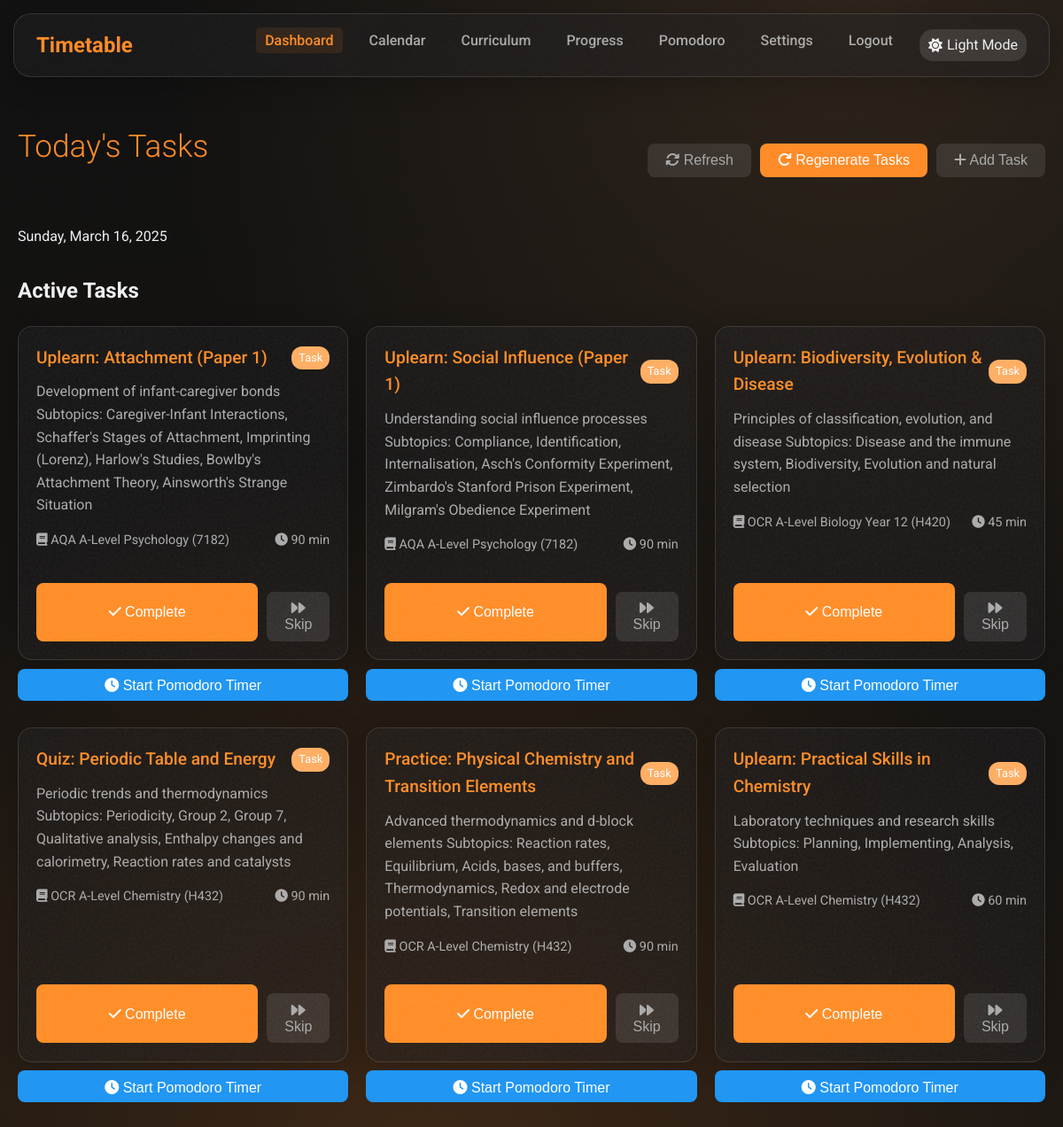
The page / (signed in) on the database its author committed.
### app/models/user.py (models this page shows, shortened)
class User(db.Model, UserMixin):
    __tablename__ = 'users'
    id = db.Column(db.Integer, primary_key=True)
    username = db.Column(db.String(50), unique=True, nullable=False)
    password_hash = db.Column(db.String(128), nullable=False)
    email = db.Column(db.String(100), unique=False, nullable=True)
    created_at = db.Column(db.DateTime, default=datetime.utcnow)
    last_login = db.Column(db.DateTime, nullable=True)
    study_hours_per_day = db.Column(db.Float, default=2.0)
    weekend_study_hours = db.Column(db.Float, default=3.0)
    dark_mode = db.Column(db.Boolean, default=False)
    task_type_preferences = db.relationship('TaskTypePreference', backref='user', lazy=True, cascade='all, delete-orphan')
    tasks = db.relationship('Task', back_populates='assigned_user', lazy=True, cascade='all, delete-orphan')
    subtopic_confidences = db.relationship('SubtopicConfidence', back_populates='user', lazy=True, cascade='all, delete-orphan')
    topic_confidences = db.relationship('TopicConfidence', back_populates='user', lazy=True, cascade='all, delete-orphan')

### app/models/task.py (models this page shows, shortened)
class Task(db.Model):
    __tablename__ = 'tasks'
    id = db.Column(db.Integer, primary_key=True)
    user_id = db.Column(db.Integer, db.ForeignKey('users.id'), nullable=False)
    subject_id = db.Column(db.Integer, db.ForeignKey('subjects.id'), nullable=False)
    topic_id = db.Column(db.Integer, db.ForeignKey('topics.id'), nullable=True)
    task_type_id = db.Column(db.Integer, db.ForeignKey('task_types.id'), nullable=False)
    title = db.Column(db.String(255), nullable=False)
    description = db.Column(db.Text, nullable=True)
    total_duration = db.Column(db.Integer, default=30)  # Duration in minutes
    created_at = db.Column(db.DateTime, default=datetime.utcnow)
    due_date = db.Column(db.Date, nullable=True)
    completed_at = db.Column(db.DateTime, nullable=True)
    skipped_at = db.Column(db.DateTime, nullable=True)
    subject = db.relationship('Subject', back_populates='tasks')
    topic = db.relationship('Topic', backref=db.backref('tasks', lazy=True))
    subtopics = db.relationship('TaskSubtopic', backref='task', lazy=True, cascade='all, delete-orphan')
    assigned_user = db.relationship('User', back_populates='tasks')

### app/models/curriculum.py (models this page shows, shortened)
class Subject(db.Model):
    __tablename__ = 'subjects'
    id = db.Column(db.Integer, primary_key=True)
    title = db.Column(db.String(255), nullable=False)
    description = db.Column(db.Text, nullable=True)
    value = db.Column(db.Integer, default=1)  # Used in the curriculum hierarchy
    is_user_created = db.Column(db.Boolean, default=False)
    created_by_user_id = db.Column(db.Integer, db.ForeignKey('users.id'), nullable=True)
    topics = db.relationship('Topic', back_populates='subject', lazy=True, cascade='all, delete-orphan')
    tasks = db.relationship('Task', back_populates='subject', lazy=True)

### app/routes/main.py (the view, shortened to what this page needs)
@main_bp.route('/')
@login_required
def index():
    today = datetime.utcnow().date()
    active_tasks = Task.query.filter(
        Task.user_id == current_user.id,
        Task.due_date == today,
        Task.completed_at.is_(None),
        Task.skipped_at.is_(None)
    ).all()
    completed_tasks = Task.query.filter(
        Task.user_id == current_user.id,
        Task.due_date == today,
        Task.completed_at.isnot(None)
    ).all()
    return render_template('main/index.html',
                           active_tasks=active_tasks,
                           completed_tasks=completed_tasks,
                           current_date=today)

### app/models/user.py (called while the page is built)
@login_manager.user_loader
def load_user(user_id):
    return User.query.get(int(user_id))

### app/templates/main/index.html (shortened to what this page needs)
{% extends "base.html" %}
{% block content %}
<div class="d-flex justify-between items-center mb-3">
    <h1 class="page-title">Today's Tasks</h1>
    <div class="d-flex gap-1">
        <button class="btn btn-secondary" data-href="{{ url_for('main.index') }}">
            <i class="fas fa-sync-alt"></i> Refresh
        </button>
        <button class="btn btn-primary" id="refresh-tasks-btn">
            <i class="fas fa-redo"></i> Regenerate Tasks
        </button>
        <button class="btn btn-secondary" id="add-bonus-task-btn">
            <i class="fas fa-plus"></i> Add Task
        </button>
    </div>
</div>
<div class="mb-3">
    <p class="text-secondary">{{ current_date.strftime('%A, %B %d, %Y') }}</p>
</div>
{% if not active_tasks and not completed_tasks %}
    <div class="glass-card text-center">
        <p class="mb-2">No tasks available for today.</p>
        <button class="btn btn-primary" id="generate-tasks-btn">Generate Tasks</button>
    </div>
{% else %}
    {% if active_tasks %}
        <h2 class="mb-2">Active Tasks</h2>
        <div class="grid">
            {% for task in active_tasks %}
                <div class="task-container">
                    <div class="glass-card task-card" id="task-{{ task.id }}">
                        <div class="task-header">
                            <h3 class="task-title">{{ task.title }}</h3>
                            <span class="task-badge">
                                {% if task.task_type is string %}
                                    {{ task.task_type }}
                                {% elif task.task_type is mapping and task.task_type.name %}
                                    {{ task.task_type.name }}
                                {% else %}
                                    Task
                                {% endif %}
                            </span>
                        </div>
                        <div class="task-content">
                            <p class="task-description">{{ task.description | safe }}</p>
                            <div class="task-meta">
                                <span>
                                    <i class="fas fa-book"></i> {{ task.subject.title }}
                                </span>
                                <span>
                                    <i class="fas fa-clock"></i> {{ task.total_duration }} min
                                </span>
                            </div>
                        </div>
                        <div class="task-actions">
                            <button class="btn btn-primary w-full" onclick="completeTask('{{ task.id }}')">
                                <i class="fas fa-check"></i> Complete
                            </button>
                            <div class="d-flex gap-1 mt-1">
                                <button class="btn btn-secondary flex-1" onclick="skipTask('{{ task.id }}')">
                                    <i class="fas fa-forward"></i> Skip
                                </button>
                            </div>
                        </div>
                    </div>
                    <button class="btn btn-info pomodoro-button w-full mt-1" onclick="startPomodoroWithTask('{{ task.id }}', '{{ task.title }}')">
                        <i class="fas fa-clock"></i> Start Pomodoro Timer
                    </button>
                </div>
            {% endfor %}
        </div>
    {% endif %}
{% endif %}
{% endblock %}

### app/templates/base.html (shortened to what this page needs)
<!DOCTYPE html>
<html lang="en" data-theme="{{ 'dark' if current_user.is_authenticated and current_user.dark_mode else 'light' }}">
<head>
    <link rel="stylesheet" href="{{ url_for('static', filename='css/style.css') }}">
    <link rel="stylesheet" href="{{ url_for('static', filename='css/animations.css') }}">
    <link rel="stylesheet" href="https://cdnjs.cloudflare.com/ajax/libs/font-awesome/6.4.0/css/all.min.css">
</head>
<body>
<header>
        <nav class="navbar glass-noise">
            <a href="{{ url_for('main.index') }}" class="navbar-brand">Timetable</a>
            <ul class="navbar-nav" id="navbar-nav">
                {% if current_user.is_authenticated %}
                <li><a href="{{ url_for('main.index') }}" class="nav-link {{ 'active' if request.endpoint == 'main.index' }}">Dashboard</a></li>
                <li><a href="{{ url_for('main.calendar') }}" class="nav-link {{ 'active' if request.endpoint == 'main.calendar' }}">Calendar</a></li>
                <li><a href="{{ url_for('main.curriculum') }}" class="nav-link {{ 'active' if request.endpoint == 'main.curriculum' }}">Curriculum</a></li>
                <li><a href="{{ url_for('main.progress') }}" class="nav-link {{ 'active' if request.endpoint == 'main.progress' }}">Progress</a></li>
                <li><a href="{{ url_for('main.pomodoro') }}" class="nav-link {{ 'active' if request.endpoint == 'main.pomodoro' }}">Pomodoro</a></li>
                <li><a href="{{ url_for('main.settings') }}" class="nav-link {{ 'active' if request.endpoint == 'main.settings' }}">Settings</a></li>
                <li><a href="{{ url_for('auth.logout') }}" class="nav-link">Logout</a></li>
                <li>
                    <div class="dark-mode-toggle glass-noise" id="dark-mode-toggle">
                        <i class="fas {{ 'fa-sun' if current_user.dark_mode else 'fa-moon' }}"></i>
                        <span>{{ 'Light Mode' if current_user.dark_mode else 'Dark Mode' }}</span>
                    </div>
                </li>
                {% else %}
                <li><a href="{{ url_for('auth.login') }}" class="nav-link {{ 'active' if request.endpoint == 'auth.login' }}">Login</a></li>
                <li><a href="{{ url_for('auth.register') }}" class="nav-link {{ 'active' if request.endpoint == 'auth.register' }}">Register</a></li>
                {% endif %}
            </ul>
        </nav>
    </header>
    <main class="container">
        {% block content %}{% endblock %}
    </main>
</body>
</html>

### app/static/css/animations.css (style rules this page uses)
:root { --transition-speed: 0.3s; --transition-function: cubic-bezier(0.4, 0, 0.2, 1); --animation-duration: 0.6s; }
.slide-up { animation: slideUp var(--animation-duration) var(--transition-function); }
.hover-lift { transition: transform var(--transition-speed) var(--transition-function), box-shadow var(--transition-speed) var(--transition-function); }
.btn { position: relative; overflow: hidden; }
.btn::after { content: ''; position: absolute; top: 50%; left: 50%; width: 5px; height: 5px; background: rgba(255, 255, 255, 0.5); opacity: 0; border-radius: 100%; transform: scale(1, 1) translate(-50%, -50%); transform-origin: 50% 50%; }
.task-card { transition: transform 0.3s ease, box-shadow 0.3s ease; }
.stagger-fade-in > * { opacity: 0; transform: translateY(20px); animation: staggerFadeIn 0.5s ease forwards; }
.stagger-fade-in > *:nth-child(1) { animation-delay: 0.1s; }
.stagger-fade-in > *:nth-child(2) { animation-delay: 0.2s; }
.stagger-fade-in > *:nth-child(3) { animation-delay: 0.3s; }
.stagger-fade-in > *:nth-child(4) { animation-delay: 0.4s; }
.stagger-fade-in > *:nth-child(5) { animation-delay: 0.5s; }
.stagger-fade-in > *:nth-child(6) { animation-delay: 0.6s; }
.animated-bg { position: relative; overflow: hidden; }
.animated-bg::before { content: ""; position: absolute; top: -50%; left: -50%; width: 200%; height: 200%; background: radial-gradient( circle at center, rgba(var(--accent-color-rgb), 0.1) 0%, rgba(var(--accent-color-rgb), 0) 50% ); animation: rotateBg 30s linear infinite; z-index: -1; }
.navbar { animation: float 6s ease-in-out infinite; }
.glass-noise { position: relative; }
.glass-noise::before { content: ''; position: absolute; top: 0; left: 0; right: 0; bottom: 0; opacity: 0.03; pointer-events: none; z-index: 1; border-radius: inherit; }
[data-theme="dark"] .glass-noise::before { opacity: 0.05; }

### rows shown on the page
User: dark_mode "Light Mode"
Task: title "Uplearn: Attachment (Paper 1)", description "Development of infant-caregiver bonds Subtopics: Caregiver-Infant Interactions, Schaffer's Stages of Attachment, Imprinting (Lorenz), Harlow's Studies, Bowlby's Attachment Theory, Ainsworth's Strange Situation", subject "AQA A-Level Psychology (7182)", total_duration "90"
Task: title "Uplearn: Social Influence (Paper 1)", description "Understanding social influence processes Subtopics: Compliance, Identification, Internalisation, Asch's Conformity Experiment, Zimbardo's Stanford Prison Experiment, Milgram's Obedience Experiment", subject "AQA A-Level Psychology (7182)", total_duration "90"
Task: title "Uplearn: Biodiversity, Evolution & Disease", description "Principles of classification, evolution, and disease Subtopics: Disease and the immune system, Biodiversity, Evolution and natural selection", subject "OCR A-Level Biology Year 12 (H420)", total_duration "45"
Task: title "Quiz: Periodic Table and Energy", description "Periodic trends and thermodynamics Subtopics: Periodicity, Group 2, Group 7, Qualitative analysis, Enthalpy changes and calorimetry, Reaction rates and catalysts", subject "OCR A-Level Chemistry (H432)", total_duration "90"
Task: title "Practice: Physical Chemistry and Transition Elements", description "Advanced thermodynamics and d-block elements Subtopics: Reaction rates, Equilibrium, Acids, bases, and buffers, Thermodynamics, Redox and electrode potentials, Transition elements", subject "OCR A-Level Chemistry (H432)", total_duration "90"
Task: title "Uplearn: Practical Skills in Chemistry", description "Laboratory techniques and research skills Subtopics: Planning, Implementing, Analysis, Evaluation", subject "OCR A-Level Chemistry (H432)", total_duration "60"
